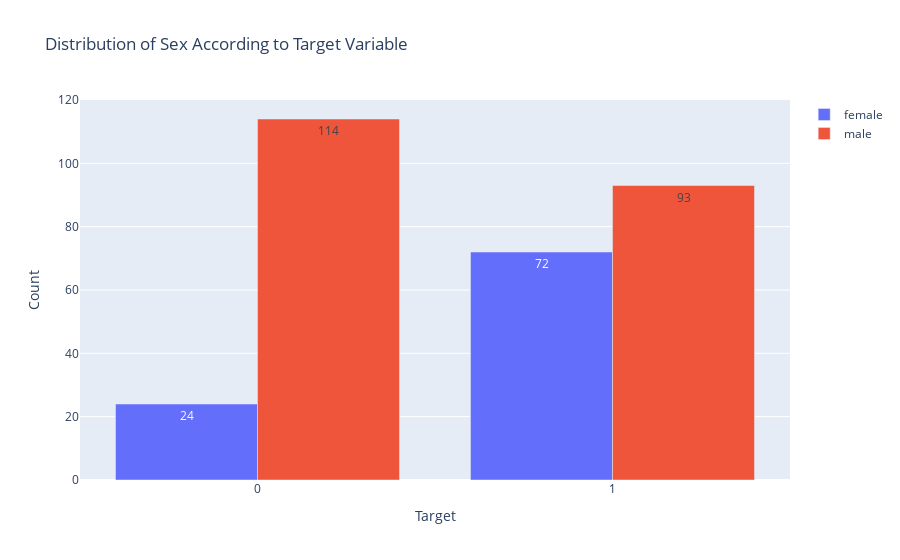

This figure's notebook cell:
### Markdown cell above
From this graph, we can see most patients are between 50 - 60 years old.

### Code cell
female=df.loc[df['sex']==0]
female_values=female.target.value_counts()
male=df.loc[df['sex']==1]
male_values=male.target.value_counts()
target=['No Disease','Disease']

fig = go.Figure(data=[
    go.Bar(name='female', x=female_values.index, y=female_values, text=female_values, textposition='auto'),
    go.Bar(name='male', x=male_values.index, y=male_values, text=male_values, textposition='auto'),
])
fig.update_xaxes(title_text='Target')
fig.update_yaxes(title_text='Count')
fig.update_layout(title_text='Distribution of Sex According to Target Variable')
fig.update_layout(barmode='group')
fig.show()

### Figure 1 — Plotly figure (JSON) as saved in the notebook; plotly's stock layout.template omitted (floating-point values rounded to 4 significant figures)
{"data": [{"name": "female", "text": [72, 24], "textposition": "auto", "type": "bar", "x": [1, 0], "y": [72, 24]}, {"name": "male", "text": [114, 93], "textposition": "auto", "type": "bar", "x": [0, 1], "y": [114, 93]}], "layout": {"barmode": "group", "title": {"text": "Distribution of Sex According to Target Variable"}, "xaxis": {"title": {"text": "Target"}}, "yaxis": {"title": {"text": "Count"}}}}
